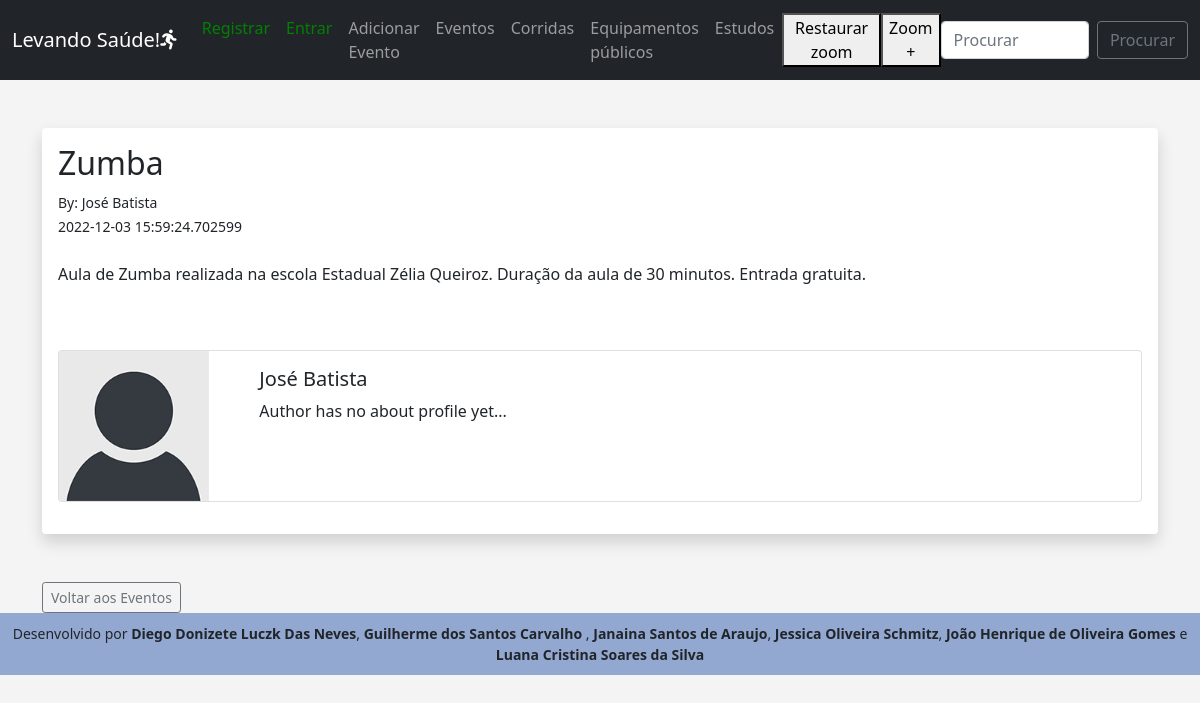
The page /posts/2 on the database its author committed.
### app.py (models this page shows, shortened)
class Posts(db.Model):
	id = db.Column(db.Integer, primary_key=True)
	title = db.Column(db.String(255))
	content = db.Column(db.Text)
	date_posted = db.Column(db.DateTime, default=datetime.utcnow)
	endereco = db.Column(db.String(255))
	bairro = db.Column(db.String(255))
	data_evento = db.Column(db.DateTime)
	hora_evento = db.Column(db.String(8))
	poster_id = db.Column(db.Integer, db.ForeignKey('users.id'))

class Users(db.Model, UserMixin):
	id = db.Column(db.Integer, primary_key=True)
	username = db.Column(db.String(20), nullable=False, unique=True)
	name = db.Column(db.String(200), nullable=False)
	email = db.Column(db.String(120), nullable=False, unique=True)
	about_author = db.Column(db.Text(), nullable=True)
	date_added = db.Column(db.DateTime, default=datetime.utcnow)
	profile_pic = db.Column(db.String(), nullable=True)
	password_hash = db.Column(db.String(128))
	posts = db.relationship('Posts', backref='poster')
	@property
	def password(self):
		raise AttributeError('Senha inválida')

### app.py (the view)
@app.route('/posts/<int:id>')
def post(id):
	post = Posts.query.get_or_404(id)
	return render_template('post.html', post=post)

### webforms.py
class SearchForm(FlaskForm):
	searched = StringField("Pesquisar", validators=[DataRequired()])
	submit = SubmitField("Ok")

### app.py (called while the page is built)
@app.context_processor
def base():
	form = SearchForm()
	return dict(form=form)

### templates/post.html (shortened to what this page needs)
{% extends 'base.html' %}
{% block content %}
<br/>
<div class="shadow p-3 mb-5 bg-body rounded">
	<h2>{{ post.title }}</h2>
	<small>By: {{ post.poster.name }}<br/>
	{{ post.date_posted }}</small> <br/><br/>
	{{ post.content|safe }}<br/><br/>
<div class="card mb-3">
	<div class="row no-gutters">
		<div class="col-md-2">
			{% if post.poster.profile_pic %}
				<img src="{{ url_for('static', filename='images/' + post.poster.profile_pic)}}" width="150" align="left">
			{% else %}
				<img src="{{ url_for('static', filename='images/default_profile_pic.png')}}" width="150" align="left">
			{% endif %}
		</div>
		<div class="col-md-10">
			<div class="card-body">
				<h5 class="card-title">
					{{ post.poster.name }}
				</h5>
				<p class="card-text">
					{% if post.poster.about_author %}
						{{ post.poster.about_author }}
					{% else %}
						Author has no about profile yet...
					{% endif %}
				</p>
			</div>
		</div>
	</div>
</div>
</div>
<a href="{{ url_for('posts')}}" class="btn btn-outline-secondary btn-sm">Voltar aos Eventos</a>
{% endblock %}

### static/css/style.css (style rules this page uses)
body { background: #f4f4f4; }

### rows shown on the page
Posts: title "Zumba", date_posted "2022-12-03 15:59:24.702599", content "Aula de Zumba realizada na escola Estadual Zélia Queiroz. Duração da aula de 30 minutos. Entrada gratuita."
Users: poster.name "José Batista"
